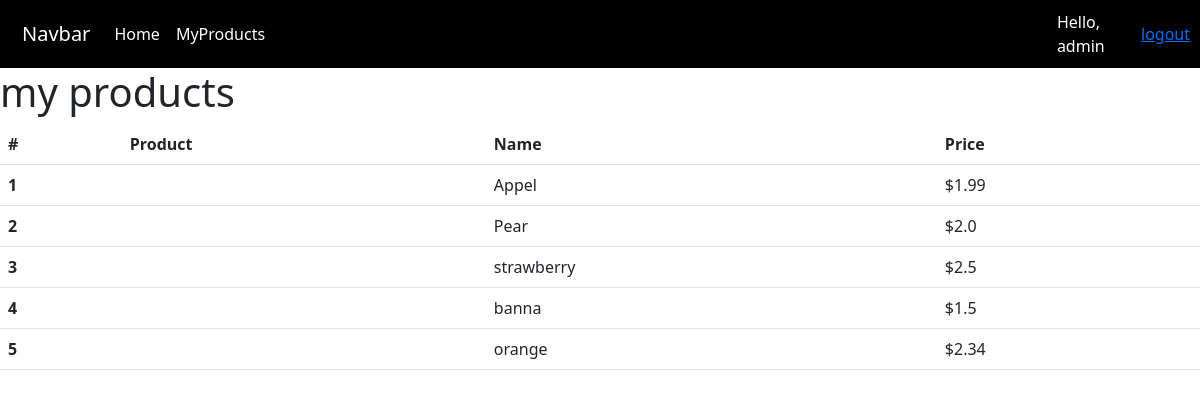
Screenshot of /myproducts (signed in) with the database file from the repository.
### products/models.py (models this page shows)
class Product(models.Model):
    name = models.CharField(max_length=255)
    price = models.FloatField()
    stock = models.IntegerField()
    image_url = models.CharField(max_length=2083)

### products/views.py (the view)
# urls.py: path('myproducts', views.myproducts, name='myproducts'),
def myproducts(request):
    products = Product.objects.all()
    return render(request, 'myproducts.html', {'products': products})

### products/templates/myproducts.html (shortened to what this page needs)
{% extends 'base.html' %}
{% block content %}
<h1>my products</h1>
<table class="table">
  <thead class="thead-dark">
  <tr>
    <th scope="col">#</th>
    <th scope="col">Product</th>
    <th scope="col">Name</th>
    <th scope="col">Price</th>
  </tr>
  </thead>
  <tbody>
  {% for product in products %}
  <tr>
    <th scope="row">{{product.id}}</th>
    <td>
    </td>
    <td>{{ product.name }}</td>
    <td>${{ product.price }}</td>
  </tr>
  {% endfor %}
  </tbody>
</table>
{% endblock %}

### products/templates/base.html (shortened to what this page needs)
<!doctype html>
<html lang="en">
<head>
    <link href="https://cdn.jsdelivr.net/npm/bootstrap@5.2.0/dist/css/bootstrap.min.css" rel="stylesheet"
>
</head>
<body>
<header>
    <nav class="navbar navbar-expand-lg ">
        <div class="container-fluid">
            <a class="navbar-brand" href="#">Navbar</a>
            <div class="collapse navbar-collapse" id="navbarNav">
                <ul class="navbar-nav">
                    <li class="nav-item">
                        <a class="nav-link active" aria-current="page" href="{% url 'index' %}">Home</a>
                    </li>
                    <li class="nav-item">
                        <a class="nav-link" href="{% url 'myproducts' %}">MyProducts</a>
                    </li>
                </ul>
            </div>
        </div>
        <span>Hello, {{ request.user }}</span>
        <span> <a href="{% url 'login' %}">logout</a></span>
    </nav>
</header>
<div class="">
    {% block content %}
    {% endblock %}
</div>
</body>
</html>

### products/templates/base.html (style rules this page uses)
.navbar { padding: 10px; background-color: black !important; color: #FFFF; }
.navbar-brand { color: #FFFF; }
.nav-link { color: #FFFF !important; }

### rows the page displays
Product: id "1", name "Appel", price "1.99"
Product: id "2", name "Pear", price "2.0"
Product: id "3", name "strawberry", price "2.5"
Product: id "4", name "banna", price "1.5"
Product: id "5", name "orange", price "2.34"

### other values shown
{{ request.user }} "admin"
